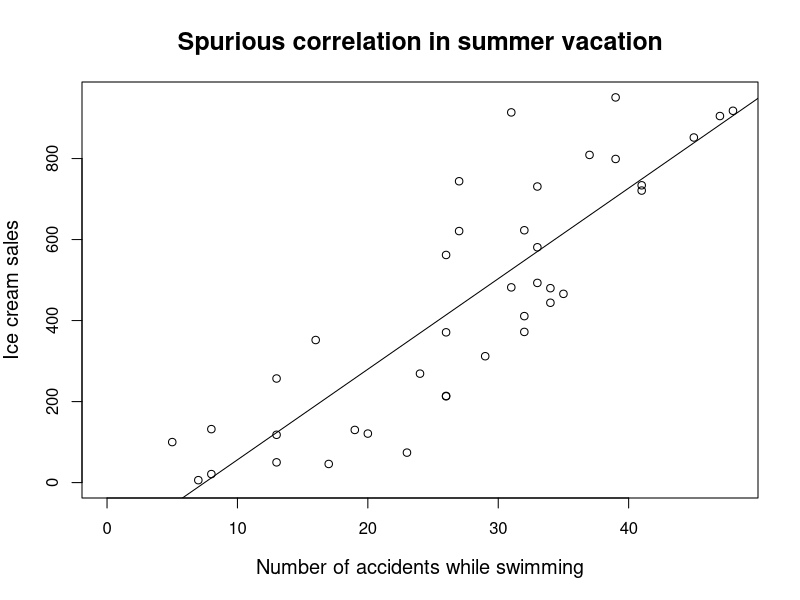

Generate this figure with R:
# データの読み込み
d <- read.csv("SpCor_summer.csv", header = T)
d

# 回帰分析
d.result.lm <- lm(ice_cream ~ swimming_accidents, data = d)
summary(d.result.lm) #結果の表示

# 散布図描画
plot(d$swimming_accidents,d$ice_cream, 
     main = "Spurious correlation in summer vacation",
     xlab = "Number of accidents while swimming", ylab = "Ice cream sales",
     xlim = c(0, max(d$swimming_accidents)), ylim = c(0, max(d$ice_cream)),
     cex.main = 1.5, cex.lab = 1.2)
# 回帰直線描画
abline(d.result.lm$coefficients)
